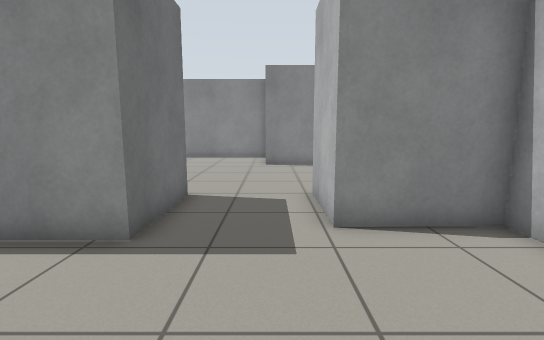
[1] (above)

16 first-person views from a walk through a Gazebo world. The camera is 0.94 m above the floor, tilts 8° down and sees 85° across. The floor is counted in squares, 0.5 m on a side. Each view is taken from the middle of a square. On the plan, view 1 faces up. The plan holds only what a view shows up to about 16 squares ahead; the rest is blank.

[2]
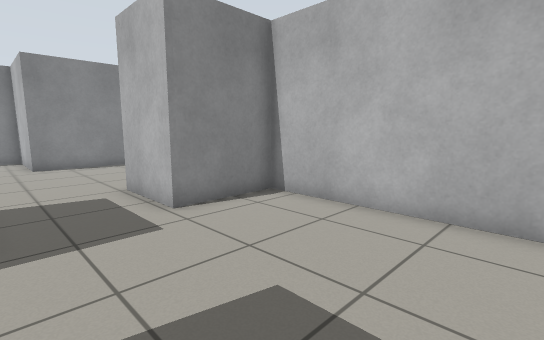

[3]
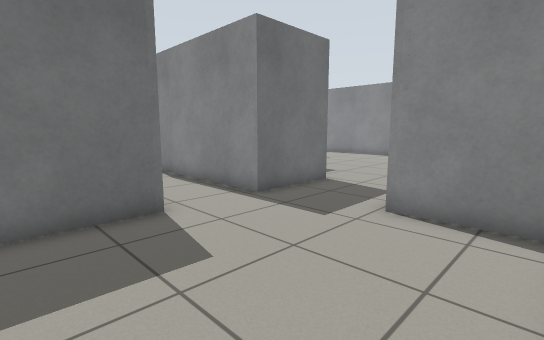

[4]
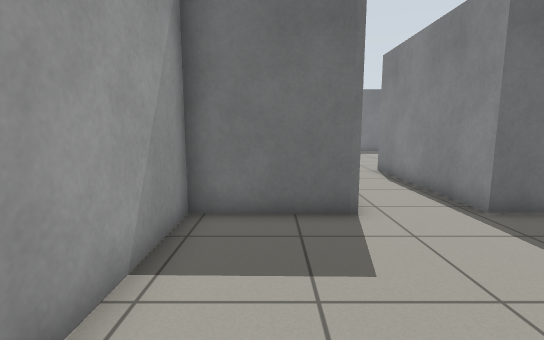

[5]
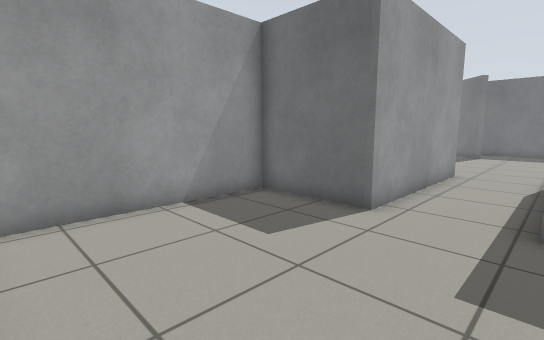

[6]
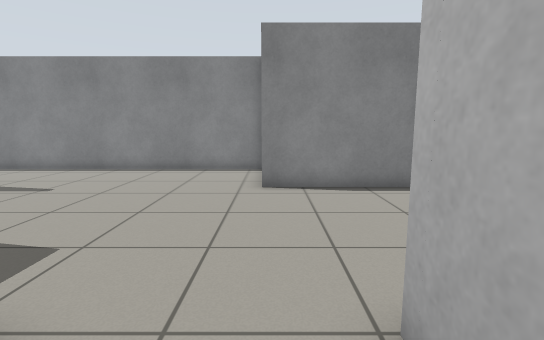

[7]
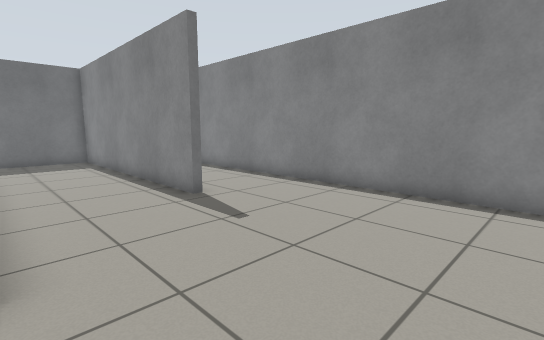

[8]
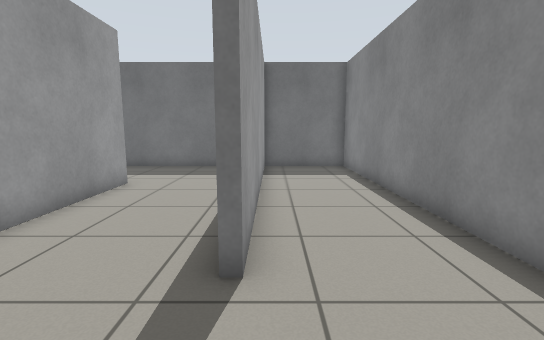

[9]
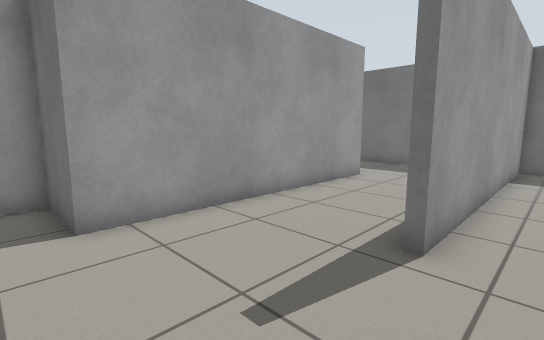

[10]
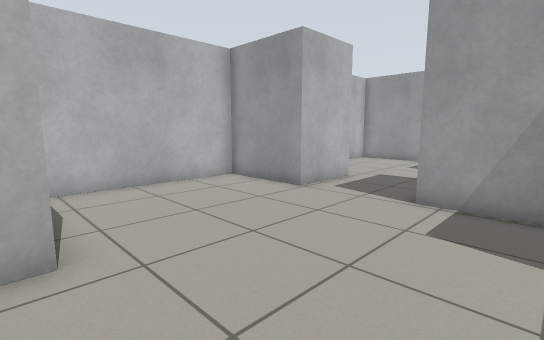

[11]
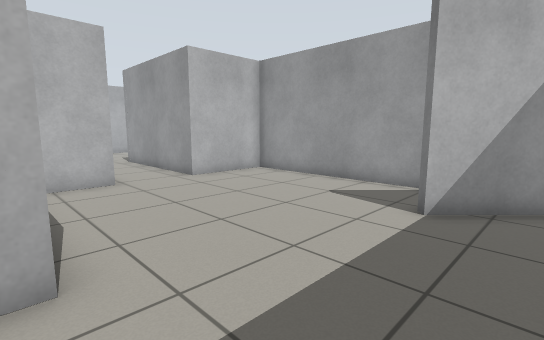

[12]
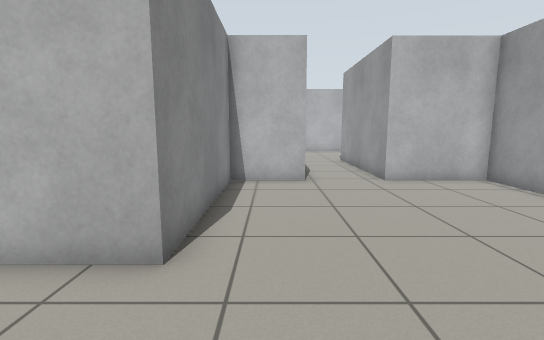

[13]
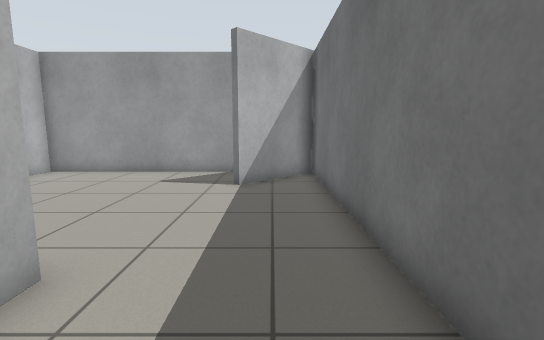

[14]
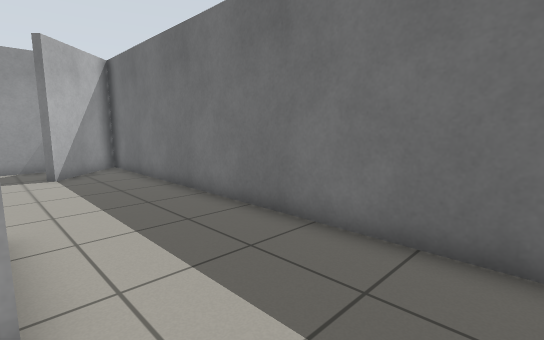

[15]
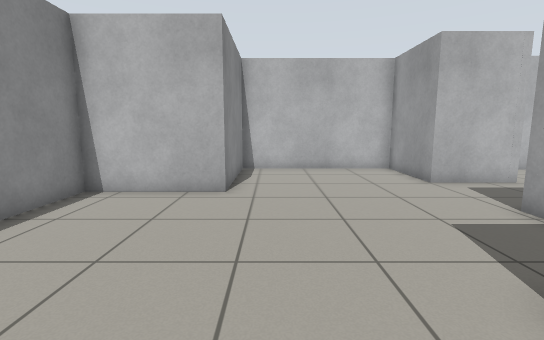

[16]
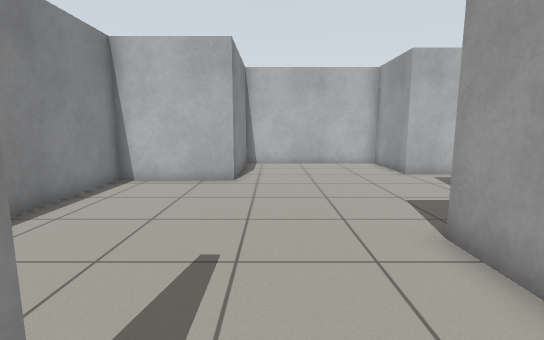

### Floor plan
Points are (right, up) in squares from view 1. A wall is a line through its corners. A room is listed if a view was taken in it or the views show most of it. See-through windows are left out.
Room 1 (views 1, 2, 3, 4, 5, 6)
walls: (-2.3, 8.3) (-2.3, 4.8) (-9.4, 4.8); (4.5, -0.9) (4.5, 5.5) (1.2, 5.5) (1.2, 8.5); (-9.4, 1.9) (-2.4, 1.9) (-2.4, -1.9) (3.9, -1.9)
ways out: opening at (-1, 8) to room 2; opening at (-9, 3.5) to room 3
Room 2 (views 7, 8, 9, 10, 14, 15, 16)
walls: (-16.1, 11) (-6.1, 11) (-6.1, 8.3) (-2.3, 8.3); (1.2, 8.5) (4.9, 8.5) (4.9, 15.4) (-0.3, 15.4) (-0.3, 19.6) (-20.7, 19.6) (-20.7, 15.6) (-9.5, 15.6) (-9.5, 15.4) (-16.5, 15.4)
ways out: opening at (-1, 8) to room 1; opening at (-17, 13) to room 3
Room 3 (views 11, 12, 13)
walls: (-9.4, 4.8) (-9.4, 7.5) (-16.1, 7.5) (-16.1, 9.8); (-18.1, -1.9) (-9.4, -1.9) (-9.4, 1.9); (-16.5, 15.4) (-20.7, 15.4) (-20.7, -1.6) (-17.9, 1.3)
ways out: opening at (-9, 3.5) to room 1; opening at (-17, 13) to room 2

Where each view was taken, in squares from view 1:
view 1: 0 up, 0 right, facing up
view 2: 1 down, 2 left, facing up-right
view 3: 1 down, 4 right, facing up-left
view 4: 0 up, 4 right, facing left
view 5: 5 up, 4 right, facing down-left
view 6: 6 up, 0 right, facing up
view 7: 11 up, 2 left, facing up-left
view 8: 16 up, 6 left, facing left
view 9: 17 up, 5 left, facing down-left
view 10: 16 up, 5 left, facing down-right
view 11: 8 up, 20 left, facing down-right
view 12: 6 up, 20 left, facing right
view 13: 11 up, 19 left, facing down
view 14: 14 up, 16 left, facing down-left
view 15: 14 up, 9 left, facing right
view 16: 14 up, 11 left, facing right
